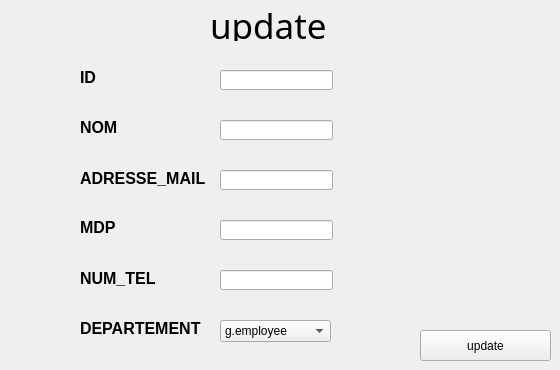
                 <widget class="QWidget" name="tab_8">
                  <attribute name="title">
                   <string>modifier un employe</string>
                  </attribute>
                  <widget class="QPushButton" name="pb_modifier">
                   <property name="geometry">
                    <rect>
                     <x>420</x>
                     <y>330</y>
                     <width>131</width>
                     <height>31</height>
                    </rect>
                   </property>
                   <property name="text">
                    <string>update</string>
                   </property>
                  </widget>
                  <widget class="QLineEdit" name="le_num_2">
                   <property name="geometry">
                    <rect>
                     <x>220</x>
                     <y>270</y>
                     <width>113</width>
                     <height>20</height>
                    </rect>
                   </property>
                  </widget>
                  <widget class="QLineEdit" name="la_adresse_2">
                   <property name="geometry">
                    <rect>
                     <x>220</x>
                     <y>170</y>
                     <width>113</width>
                     <height>20</height>
                    </rect>
                   </property>
                  </widget>
                  <widget class="QLabel" name="label_33">
                   <property name="geometry">
                    <rect>
                     <x>80</x>
                     <y>270</y>
                     <width>91</width>
                     <height>16</height>
                    </rect>
                   </property>
                   <property name="font">
                    <font>
                     <pointsize>12</pointsize>
                     <bold>true</bold>
                    </font>
                   </property>
                   <property name="text">
                    <string>NUM_TEL</string>
                   </property>
                  </widget>
                  <widget class="QLineEdit" name="le_mdp_2">
                   <property name="geometry">
                    <rect>
                     <x>220</x>
                     <y>220</y>
                     <width>113</width>
                     <height>20</height>
                    </rect>
                   </property>
                  </widget>
                  <widget class="QLabel" name="label_34">
                   <property name="geometry">
                    <rect>
                     <x>80</x>
                     <y>70</y>
                     <width>47</width>
                     <height>14</height>
                    </rect>
                   </property>
                   <property name="font">
                    <font>
                     <pointsize>12</pointsize>
                     <bold>true</bold>
                    </font>
                   </property>
                   <property name="text">
                    <string>ID</string>
                   </property>
                  </widget>
                  <widget class="QLabel" name="label_35">
                   <property name="geometry">
                    <rect>
                     <x>80</x>
                     <y>220</y>
                     <width>47</width>
                     <height>14</height>
                    </rect>
                   </property>
                   <property name="font">
                    <font>
                     <pointsize>12</pointsize>
                     <bold>true</bold>
                    </font>
                   </property>
                   <property name="text">
                    <string>MDP</string>
                   </property>
                  </widget>
                  <widget class="QLineEdit" name="le_nom_2">
                   <property name="geometry">
                    <rect>
                     <x>220</x>
                     <y>120</y>
                     <width>113</width>
                     <height>20</height>
                    </rect>
                   </property>
                  </widget>
                  <widget class="QLabel" name="label_36">
                   <property name="geometry">
                    <rect>
                     <x>80</x>
                     <y>320</y>
                     <width>131</width>
                     <height>16</height>
                    </rect>
                   </property>
                   <property name="font">
                    <font>
                     <pointsize>12</pointsize>
                     <bold>true</bold>
                    </font>
                   </property>
                   <property name="text">
                    <string>DEPARTEMENT</string>
                   </property>
                  </widget>
                  <widget class="QLabel" name="label_37">
                   <property name="geometry">
                    <rect>
                     <x>80</x>
                     <y>170</y>
                     <width>131</width>
                     <height>16</height>
                    </rect>
                   </property>
                   <property name="font">
                    <font>
                     <pointsize>12</pointsize>
                     <bold>true</bold>
                    </font>
                   </property>
                   <property name="text">
                    <string>ADRESSE_MAIL</string>
                   </property>
                  </widget>
                  <widget class="QLabel" name="label_38">
                   <property name="geometry">
                    <rect>
                     <x>80</x>
                     <y>120</y>
                     <width>47</width>
                     <height>14</height>
                    </rect>
                   </property>
                   <property name="font">
                    <font>
                     <pointsize>12</pointsize>
                     <bold>true</bold>
                    </font>
                   </property>
                   <property name="text">
                    <string>NOM</string>
                   </property>
                  </widget>
                  <widget class="QLineEdit" name="le_id_2">
                   <property name="geometry">
                    <rect>
                     <x>220</x>
                     <y>70</y>
                     <width>113</width>
                     <height>20</height>
                    </rect>
                   </property>
                  </widget>
                  <widget class="QLabel" name="label_39">
                   <property name="geometry">
                    <rect>
                     <x>210</x>
                     <y>10</y>
                     <width>211</width>
                     <height>31</height>
                    </rect>
                   </property>
                   <property name="font">
                    <font>
                     <family>Microsoft New Tai Lue</family>
                     <pointsize>26</pointsize>
                     <bold>false</bold>
                    </font>
                   </property>
                   <property name="text">
                    <string>update</string>
                   </property>
                  </widget>
                  <widget class="QComboBox" name="comboBox_2">
                   <property name="geometry">
                    <rect>
                     <x>220</x>
                     <y>320</y>
                     <width>111</width>
                     <height>22</height>
                    </rect>
                   </property>
                   <item>
                    <property name="text">
                     <string>g.employee</string>
                    </property>
                   </item>
                   <item>
                    <property name="text">
                     <string>g.rapports</string>
                    </property>
                   </item>
                   <item>
                    <property name="text">
                     <string>g.entreprises</string>
                    </property>
                   </item>
                   <item>
                    <property name="text">
                     <string>g.reglement</string>
                    </property>
                   </item>
                   <item>
                    <property name="text">
                     <string>g.accreditation</string>
                    </property>
                   </item>
                   <item>
                    <property name="text">
                     <string>g.reclamations</string>
                    </property>
                   </item>
                  </widget>
                 </widget>
